Frame 1 (no input): blank canvas, image omitted
Frame 60 (no input): blank canvas, image omitted
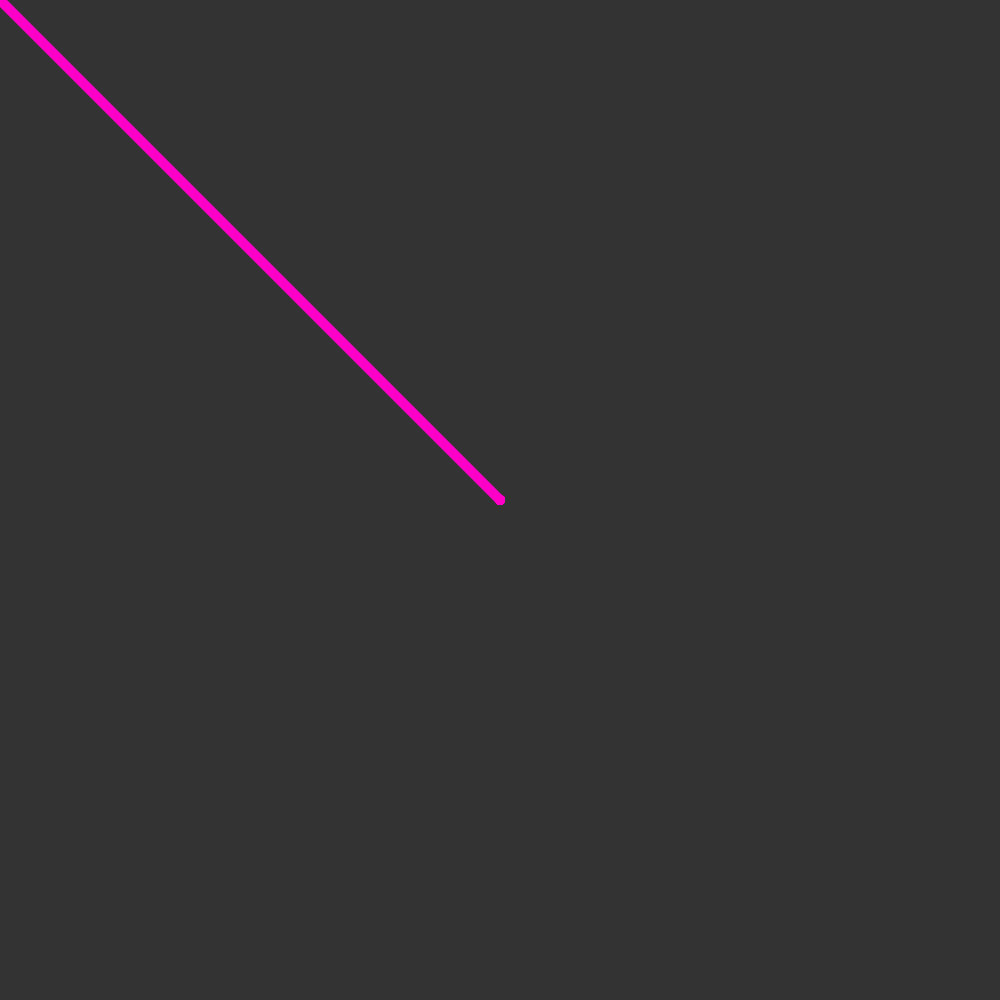
Frame 120 (the mouse pressed at the canvas centre since frame 60)

The p5.js sketch whose frames 1 and 60 were blank and that drew this single picture after the mouse press (run headless with seeded random() and noise() and a simulated clock; from frame 60 on, the mouse is pressed at the canvas centre):

// p5.js sketch
// ── sketch.js
function setup()
{
	createCanvas(1000, 1000);
	background(51);
}

function draw()
{
	stroke(255, 0, 200);
	strokeWeight(10);

	if (mouseIsPressed === true) 
	{
   		line(mouseX, mouseY, pmouseX, pmouseY);
  	}
}

// ── style.css
.button {
  background-color: #1a53ff;
  border: none;
  color: white;
  padding: 15px 32px;
  text-align: right;
  text-decoration: none;
  font-size: 25px;
  margin: 4px 2px;
  cursor: pointer;
  float: right;
  position:absolute;
}

html, body {
  margin: 0;
  padding: 0;
  overflow: hidden;
}
